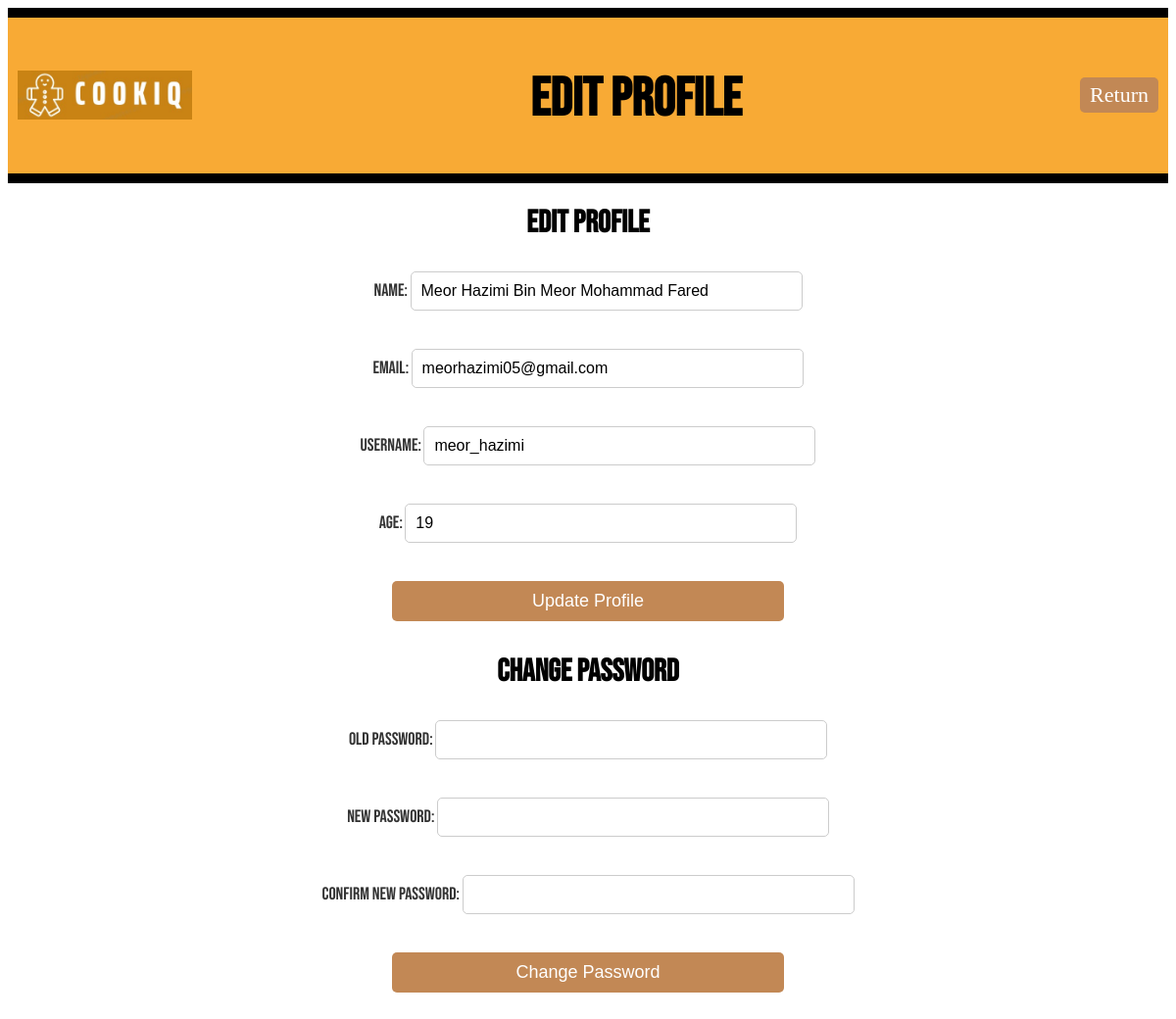
The page /edit_profile/1 on the database its author committed.
### models.py (models this page shows, shortened)
class User(db.Model):
    id = db.Column(db.Integer, primary_key=True)
    name = db.Column(db.String(100), nullable=False)
    email = db.Column(db.String(80), unique=True, nullable=False)
    username = db.Column(db.String(100), unique=True, nullable=False)
    age = db.Column(db.Integer)
    password = db.Column(db.String(100), nullable=False)
    created_at = db.Column(db.DateTime(timezone=True), default=lambda: datetime.now(timezone('Asia/Kuala_Lumpur')))
    number_of_warnings = db.Column(db.Integer, default=0)
    recipes = db.relationship('Recipe', backref='author', cascade="all, delete-orphan", lazy=True)
    comments = db.relationship('Comment', backref='commenter', cascade="all, delete-orphan", lazy=True)
    favourite_recipes = db.relationship('FavouriteRecipe', backref='user_fav', cascade="all, delete-orphan", lazy=True)
    notifications = db.relationship('Notification', back_populates='user', cascade="all, delete-orphan", lazy=True, overlaps="user_notifications")
    reports = db.relationship('Report', back_populates='user', cascade="all, delete-orphan", lazy=True, overlaps="user_reports")

### main.py (the view, shortened to what this page needs)
@app.route("/edit_profile/<int:user_id>", methods=["GET", "POST"])
def edit_profile(user_id):
    user = User.query.get_or_404(user_id)
    update_message = None
    password_message = None
    return render_template("edit_profile.html", user=user, update_message=update_message, password_message=password_message)

### templates/edit_profile.html (shortened to what this page needs)
<!DOCTYPE html>
<html>
<head>
    <link rel="stylesheet" type="text/css" href="{{ url_for('static', filename='style.css') }}">
</head>
<body>
    <div class="header">
        <div class="logo-container">
            <img style="height: 50px; padding-bottom: 30px;" src="{{ url_for('static', filename='Logo_CookiQ.jpeg') }}" alt="Logo_CookiQ">
        </div>
        <h1 class="title">Edit Profile</h1>
        <a href="{{ url_for('user_profile', user_id=user.id) }}" class="LogOutButton">Return</a>
    </div>
    <h1 class="form-container-edit-profile">Edit Profile</h1>
    <div class="form-container-edit-profile">
        <form method="POST" action="{{ url_for('edit_profile', user_id=user.id) }}">
            <label for="name">Name:</label>
            <input type="text" id="name" name="name" value="{{ user.name }}" required><br><br>
            <label for="email">Email:</label>
            <input type="email" id="email" name="email" value="{{ user.email }}" required><br><br>
            <label for="username">Username:</label>
            <input type="text" id="username" name="username" value="{{ user.username }}" required><br><br>
            <label for="age">Age:</label>
            <input type="number" id="age" name="age" value="{{ user.age }}" required min="0"><br><br>
            <input type="submit" value="Update Profile">
        </form>
    </div>
    <h1 class="form-container-edit-profile">Change Password</h1>
    <div class="form-container-edit-profile">
        <form method="POST" action="{{ url_for('edit_profile', user_id=user.id) }}">
            <label for="old_password">Old Password:</label>
            <input type="password" id="old_password" name="old_password" required><br><br>
            <label for="new_password">New Password:</label>
            <input type="password" id="new_password" name="new_password" required><br><br>
            <label for="confirm_new_password">Confirm New Password:</label>
            <input type="password" id="confirm_new_password" name="confirm_new_password" required><br><br>
            <input type="submit" value="Change Password">
        </form>
    </div>
</body>
</html>

### static/style.css (style rules this page uses)
.header { display: flex; align-items: center; justify-content: space-between; background-color: #f8aa35; border-top: 10px solid #000; border-bottom: 10px solid #000; margin-bottom: 20px; padding: 5px 10px; }
.logo-container { display: flex; align-items: center; margin-top: 30px; }
.title { font-family: 'Bebas Neue', sans-serif; font-size: 55px; color: rgb(0, 0, 0); margin-top: 45px; }
.MainButton, .HomeButton, .LogOutButton { padding: 5px 10px; border-radius: 5px; background-color: #c28855; color: #fff; font-size: 22px; font-weight: 300; cursor: pointer; text-decoration: none; left: 20px; }
.form-container-edit-profile { text-align: center; margin-bottom: 20px; font-family: 'Bebas Neue', sans-serif; }
.form-container-edit-profile label { font-size: 18px; color: #333; }
.form-container-edit-profile input { font-size: 16px; padding: 10px; margin: 10px 0; border: 1px solid #ccc; border-radius: 5px; width: 100%; max-width: 400px; box-sizing: border-box; }
.form-container-edit-profile input[type="submit"] { padding: 10px 20px; border-radius: 5px; background-color: #c28855; color: #fff; font-size: 18px; font-weight: 300; cursor: pointer; border: none; }

### rows shown on the page
User: name "Meor Hazimi Bin Meor Mohammad Fared", email "meorhazimi05@gmail.com", username "meor_hazimi", age "19"
